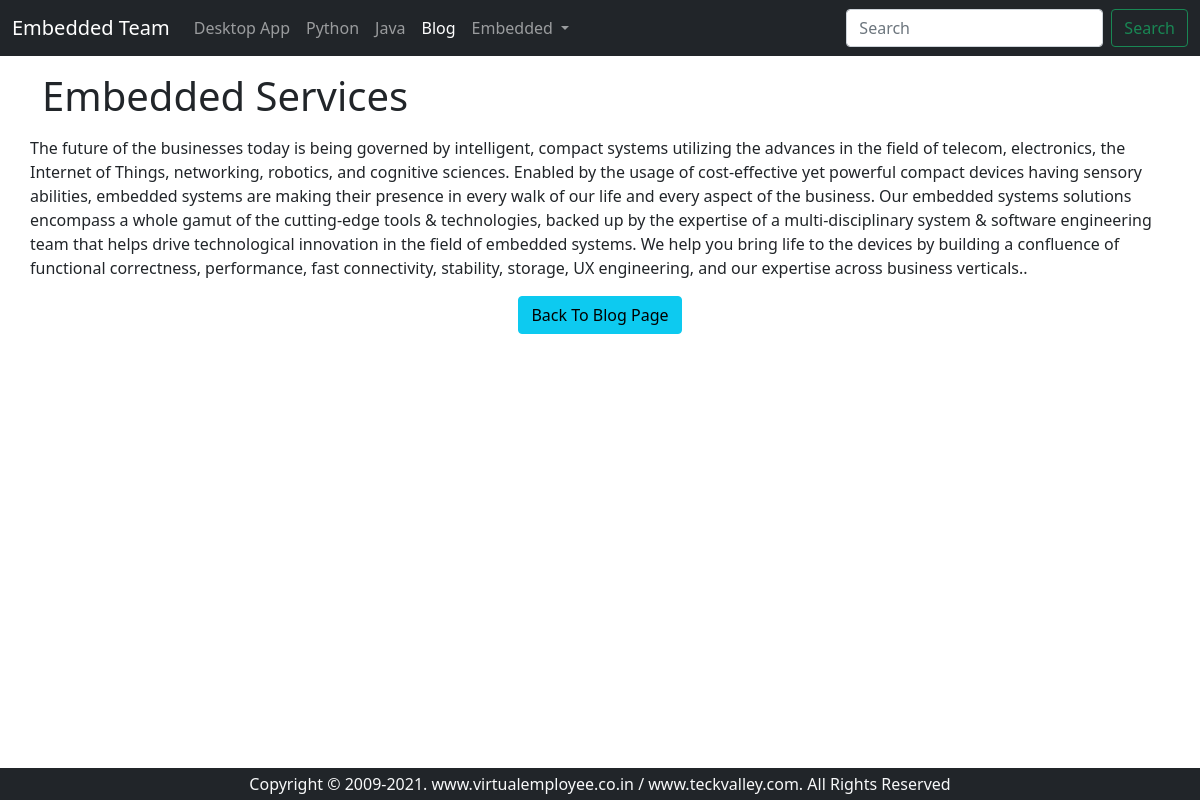
Screenshot of /blogpost/embedded-blog/ with the database file from the repository.
### home/models.py (models this page shows, shortened)
class Blog(models.Model):
    sno=models.AutoField(primary_key=True)
    title=models.CharField(max_length=300)
    content=RichTextUploadingField()
    slug=models.CharField(max_length=100)
    time=models.DateTimeField(auto_now_add=True)

### home/views.py (the view)
# urls.py: path('blogpost/<str:slug>/', views.blogpost, name='blogpost'),
def blogpost(request,slug):
    blog=Blog.objects.filter(slug=slug).first()
    return render(request,'blogpost.html',{'blog':blog})

### templates/blogpost.html (shortened to what this page needs)
{%extends "base.html"%}
{%block blogactive %}active{%endblock blogactive%}
{%block body%}
<div class="container">
    <h1 class="my-3">{{blog.title}}</h1>
    <div class="row">
        {{blog.content| safe}}
    </div>
    <div class="row text-center">
      <a href="/blog"><button type="button" class="btn btn-info my-3">Back To Blog Page</button></a>
    </div>
</div>
{%endblock body%}

### rows the page displays
Blog: title "Embedded Services", content "The future of the businesses today is being governed by intelligent, compact systems utilizing the advances in the field of telecom, electronics, the Internet of Things, networking, robotics, and cognitive sciences. Enabled by the usage of cost-effective yet powerful compact devices having sensory abilities, embedded systems are making their presence in every walk of our life and every aspect of the business. Our embedded systems solutions encompass a whole gamut of the cutting-edge tools & technologies, backed up by the expertise of a multi-disciplinary system & software engineering team that helps drive technological innovation in the field of embedded systems. We help you bring life to…"
